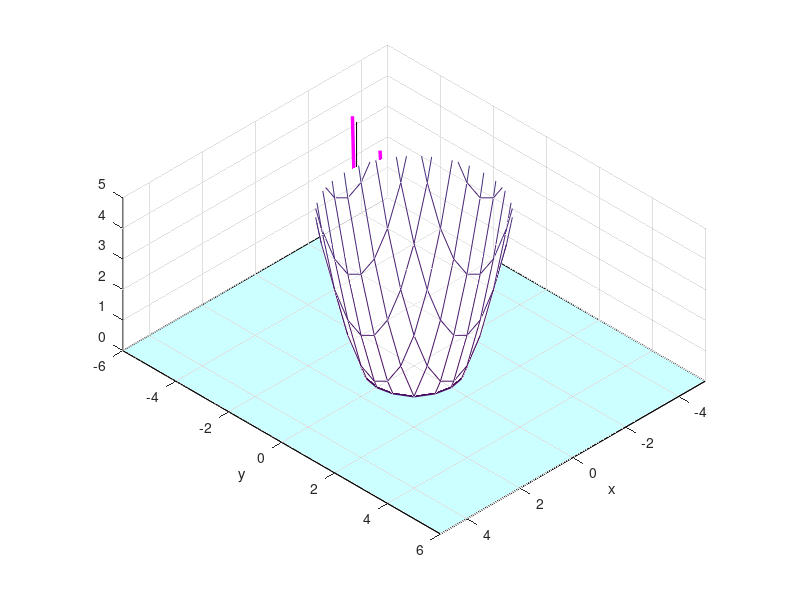
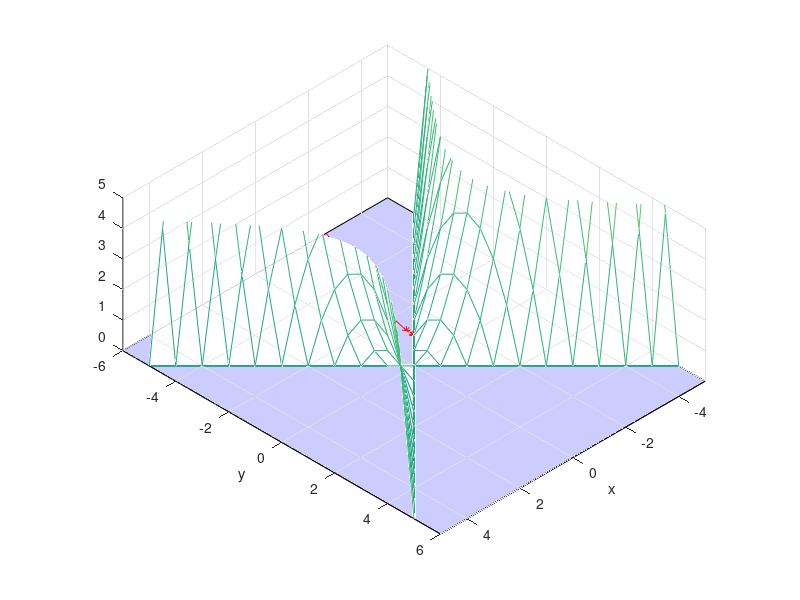

Recreate these plots in MATLAB, in order.

% Niutono metodas
function niutono
    clc,close all
    scrsz = get(0,'ScreenSize')

    x=[-5:0.5:5];y=[-6:0.5:6];
    Z=pavirsius(@f,x,y);
    % [left, bottom, width, height]
    fig1=figure(1);set(fig1,'Position',[50 scrsz(4)/1.8 scrsz(3)/3 scrsz(4)/3]);
    hold on,grid on,axis equal,axis([min(x) max(x) min(y) max(y) 0 5]);view([1 1 1]);xlabel('x'),ylabel('y');
    mesh(x,y,Z(:,:,1)','FaceAlpha',0.2);contour(x,y,Z(:,:,1)',[0 0],'LineWidth',1.5);
    xx=axis;
    fill([xx(1),xx(1),xx(2),xx(2)],[xx(3),xx(4),xx(4),xx(3)],'c','FaceAlpha',0.2);


    fig2=figure(2),set(fig2,'Position',[scrsz(3)/3 scrsz(4)/1.8 scrsz(3)/3 scrsz(4)/3]);
    hold on,grid on,axis equal,axis([min(x) max(x) min(y) max(y) 0 max(x)]);view([1 1 1]);xlabel('x'),ylabel('y')
    mesh(x,y,Z(:,:,2)','FaceAlpha',0.2);contour(x,y,Z(:,:,2)',[0 0],'LineWidth',1.5)
    xx=axis;
    fill([xx(1),xx(1),xx(2),xx(2)],[xx(3),xx(4),xx(4),xx(3)],'b','FaceAlpha',0.2);
    xlabel('x'),ylabel('y')

    eps=1e-2;itmax=100;
    x=[-3.5;-8];
    ff=f(x);
    dff=df(x);
    figure(1);plot3(x(1),x(2),0,'b*');line([x(1),x(1)],[x(2),x(2)],[0,ff(1)],'Color','black');%plot3(x(1),x(2),ff(1),'k*');
    figure(2);plot3(x(1),x(2),0,'b*');line([x(1),x(1)],[x(2),x(2)],[0,ff(2)],'Color','black');%plot3(x(1),x(2),ff(2),'k*');

    for iii=1:itmax
        dff=df(x);
        deltax=-dff\ff;
        x1=x+deltax;
        ff1=f(x1);
        figure(1);plot3(x1(1),x1(2),0,'r*');line([x(1),x1(1)],[x(2),x1(2)],[0,0],'Color','red');
        line([x(1),x1(1)],[x(2),x1(2)],[ff(1),0*ff1(1)],'Color','magenta','LineWidth',2.5);
        line([x1(1),x1(1)],[x1(2),x1(2)],[0,ff1(1)],'Color','black');
        %plot3(x(1),x(2),ff(1),'k*');

        figure(2);plot3(x1(1),x1(2),0,'r*');line([x(1),x1(1)],[x(2),x1(2)],[0,0],'Color','red');
        line([x(1),x1(1)],[x(2),x1(2)],[ff(2),0*ff1(2)],'Color','magenta','LineWidth',2.5);
        line([x1(1),x1(1)],[x1(2),x1(2)],[0,ff1(2)],'Color','black');
        %plot3(x(1),x(2),ff(2),'k*');
        pause(0.05);
        tikslumas=norm(deltax)/(norm(x)+norm(deltax));

        fprintf(1,'\n iteracija %d  tikslumas %g',iii,tikslumas);
        if tikslumas < eps
            fprintf(1,'\n sprendinys x =');
            fprintf(1,'  %g',x);
            break
        elseif iii == itmax
            fprintf(1,'\n ****tikslumas nepasiektas. Paskutinis artinys x =');
            fprintf(1,'  %g',x);
            break
        end
        x=x1;ff=ff1;    
    end
end

%   Lygciu sistemos funkcija 
function fff=f(x)
    fff=[x(1)^2+x(2)^2-2;
         x(1)^2-x(2)^2];
end
    
%  Jakobio matrica
function dfff=df(x)
    dfff=[2*x(1), 2*x(2);
          2*x(1), -2*x(2)];
end
    
function Z=pavirsius(funk,x,y)
    for i=1:length(x)
        for j=1:length(y)
            Z(i,j,1:2)=funk([x(i),y(j)]);
        end
    end
end